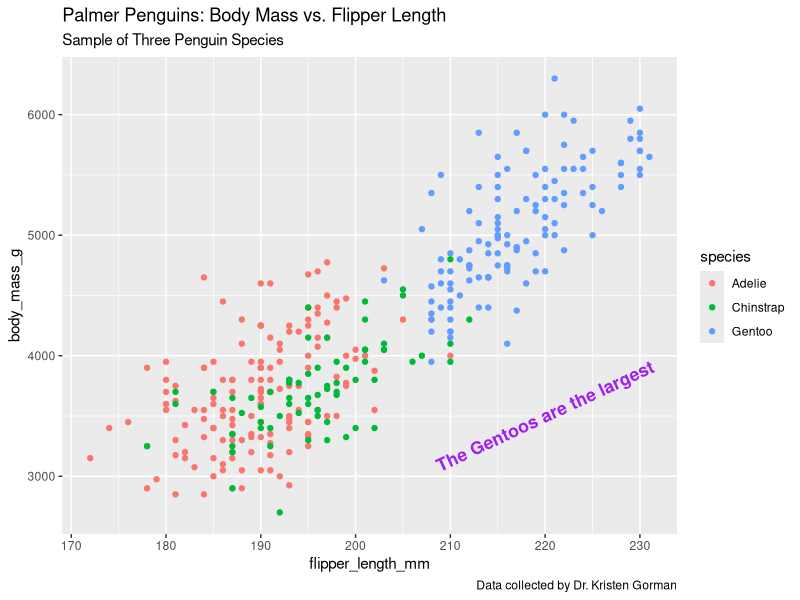
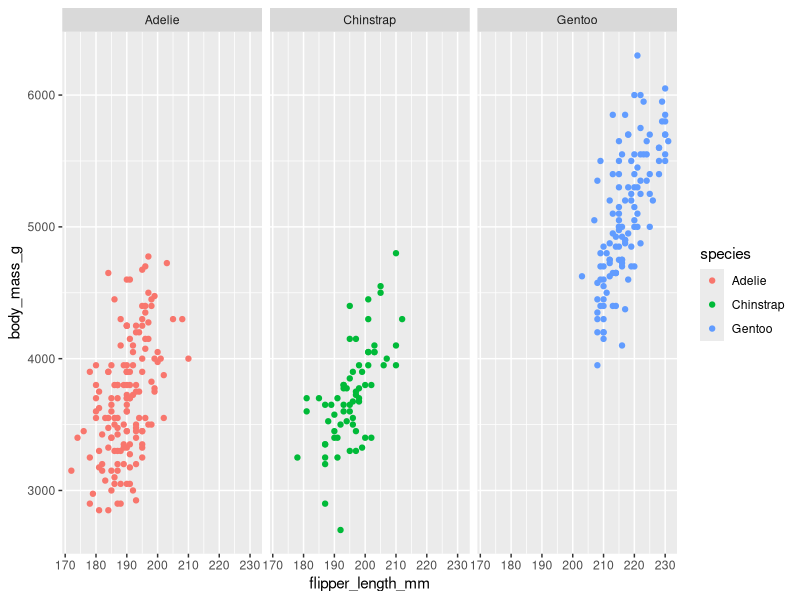

These charts were generated, in order, by the following R code:
## ---- chunk 1
library(tidyverse)
library(palmerpenguins)

## ---- chunk 2
str(penguins)
summary(penguins)
## ---- chunk 3

ggplot(data=penguins) +
	geom_point(mapping = aes(x=flipper_length_mm, y=body_mass_g, color=species)) + 
	labs(title = "Palmer Penguins: Body Mass vs. Flipper Length", 
		subtitle = "Sample of Three Penguin Species", 
		caption = "Data collected by Dr. Kristen Gorman") +
    annotate("text", 
             x=220, 
             y=3500, 
             label="The Gentoos are the largest", 
             color="purple", 
             fontface = "bold", 
             size = 4.5, 
             angle= 25)

    
## ---- chunk 4
# Separate scatter plots for each species
ggplot(data=penguins, aes(x=flipper_length_mm, y=body_mass_g))+
	geom_point(mapping=aes(color=species))+ 
    facet_wrap(~species)

